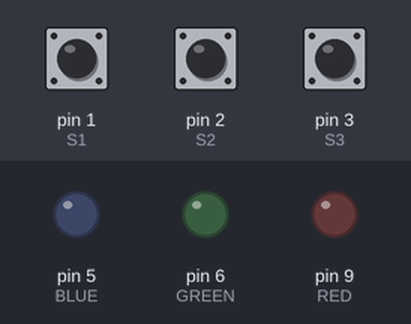
Simulated run of this sketch. Board: Arduino Uno, built with avr-gcc and run on an emulated ATmega328P. Parts: output pins drawn as LEDs (lit = HIGH). Dashed ring = blinking. Inputs (shaded band) come from the test bench; at power-on: pin 2 (S2) HIGH, pin 3 (S3) HIGH, pin 1 (S1) HIGH. Sleep ends after the set time or at an interrupt.

Above: at 4.8 s.
4.9 s: pin 2 (S2) pulled LOW for 0.15 s
8.0 s: pin 3 (S3) pulled LOW for 3.2 s
At 8.29 s:
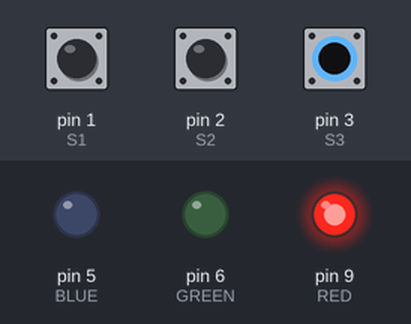
At 14.24 s:
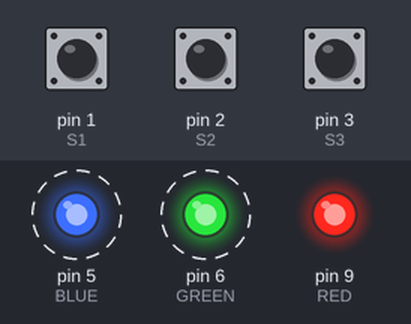
15.7 s: pin 2 (S2) pulled LOW for 1 s
19.7 s: pin 2 (S2) pulled LOW for 3.2 s
Timing chart, 0 to 22.7 s (numbered marks = the images above; inputs shaded):
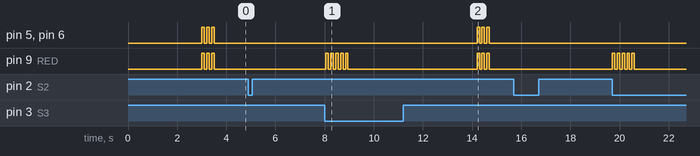

The sketch:

sketch_oct10a.ino
```cpp
#include <avr/sleep.h>
#include <avr/power.h>
#include "functions.h"


extern state current_state;
extern bool alarm;
bool timer_int = false;


ISR(WDT_vect) { timer_int = true; }
void isr() {}

void goSleep() {
  set_sleep_mode(SLEEP_MODE_PWR_DOWN);
  sleep_enable();
  sleep_mode();
  sleep_disable();
}

void setup() {
  delay(3000);
  pinMode(RED, OUTPUT);
  pinMode(GREEN, OUTPUT);
  pinMode(BLUE, OUTPUT);
  pinMode(S1, INPUT_PULLUP);
  pinMode(S2, INPUT_PULLUP);
  pinMode(S3, INPUT_PULLUP);
  pinMode(S4, INPUT_PULLUP);
  power_adc_disable();
  power_spi_disable();
  //power_timer0_disable();
  power_timer3_disable();
  power_twi_disable();

  cli();
  attachInterrupt(digitalPinToInterrupt(S1), isr, RISING);
  attachInterrupt(digitalPinToInterrupt(S2), isr, RISING);
  attachInterrupt(digitalPinToInterrupt(S3), isr, RISING);
  attachInterrupt(digitalPinToInterrupt(S4), isr, RISING);
  sei();

  turnOn();
}

void loop() {
  goSleep();
  isLongPress();
  if (timer_int) {
    switch (current_state) {
      case WAIT60: wait60(); break;
      case WAIT90: wait90(); break;
      case WAIT120: wait120(); break;
      default: break;
    }
    timer_int = false;
  } else if (current_state && alarm) {
      turnOn();
  }
}
```

functions.cpp
```cpp
#include "functions.h"

state current_state = WAIT60;
bool alarm = false;
volatile int passes = 0;

void isLongPress() {
  unsigned long current_time = millis();
  unsigned long target_time = current_time + LONG_PRESS;
  while (current_time < target_time) {
    if (digitalRead(S1) || digitalRead(S2) || digitalRead(S3) || digitalRead(S4)) {
      current_time = millis();
    }
    else
      return;
  }
  current_state ? turnOff() : turnOn();
}

void turnOn() {
  current_state = WAIT60;
  alarm = false;
  passes = 0;
  SREG &= 0x7;                      // Satus Register, 7th bit to disable all interrupts
  MCUSR &= ~(1<<WDRF);              // MCU Status Register, reset the WD Reset Flag
  WDTCSR |= (1<<WDCE) | (1<<WDE);   // WD Timer Control Register, enable prescaler editing
  WDTCSR = 1<<WDP0 | 1<<WDP3;       // Set prescaler to 8 sec
  WDTCSR |= 1<<WDIE;                // Enable WD Interrupt
  SREG |= 0x80;                     // Enable all interrupts
  for (int i = 0; i < 3; i++) {
    digitalWrite(RED, HIGH);
    digitalWrite(GREEN, HIGH);
    digitalWrite(BLUE, HIGH);
    delay(100);
    digitalWrite(RED, LOW);
    digitalWrite(GREEN, LOW);
    digitalWrite(BLUE, LOW);
    delay(100);
  }
}

void turnOff() {
  wdt_disable();
  for (int i = 0; i < 5; i++) {
    digitalWrite(RED, HIGH);
    delay(100);
    digitalWrite(RED, LOW);
    delay(100);
  }
  current_state = OFF;
}

void wait60() {
  passes++;
  if (!alarm && (passes >= TIME1)) {
    alarm = true;
  }
  if (alarm) {
    digitalWrite(GREEN, HIGH);
    delay(1000);
    digitalWrite(GREEN, LOW);
    if (passes >= TIME2) {
      current_state = WAIT90;
    }
  }
}

void wait90() {
  digitalWrite(BLUE, HIGH);
  delay(1000);
  digitalWrite(BLUE, LOW);
  if (++passes >= TIME3) {
    current_state = WAIT120;
  }
}

void wait120() {
  if (++passes >= TURNOFF) {
    turnOff();
    return;
  }
  digitalWrite(RED, HIGH);
  delay(1000);
  digitalWrite(RED, LOW);
}
```

functions.h
```cpp
#pragma once
#include <Arduino.h>
#include <avr/wdt.h>

#define S1 1
#define S2 2
#define S3 3
#define S4 0

#define RED 9
#define GREEN 6
#define BLUE 5

#define LONG_PRESS 3000
#define TIME1 3 //675
#define TIME2 5 //900
#define TIME3 7
#define TURNOFF 10

enum state {OFF, WAIT60, WAIT90, WAIT120};

void isLongPress();
void turnOn();
void turnOff();
void wait60();
void wait90();
void wait120();
```

Measured:
- after the input at 4.9 s, every drawn part: stays the same
- after the input at 8.0 s, pin 5 (BLUE), pin 6 (GREEN): alternates HIGH for 0.10 s and LOW for 0.10 s, 6 changes in all, then stays LOW, starting after 6.2 s
- after the input at 15.7 s, every drawn part: stays the same
